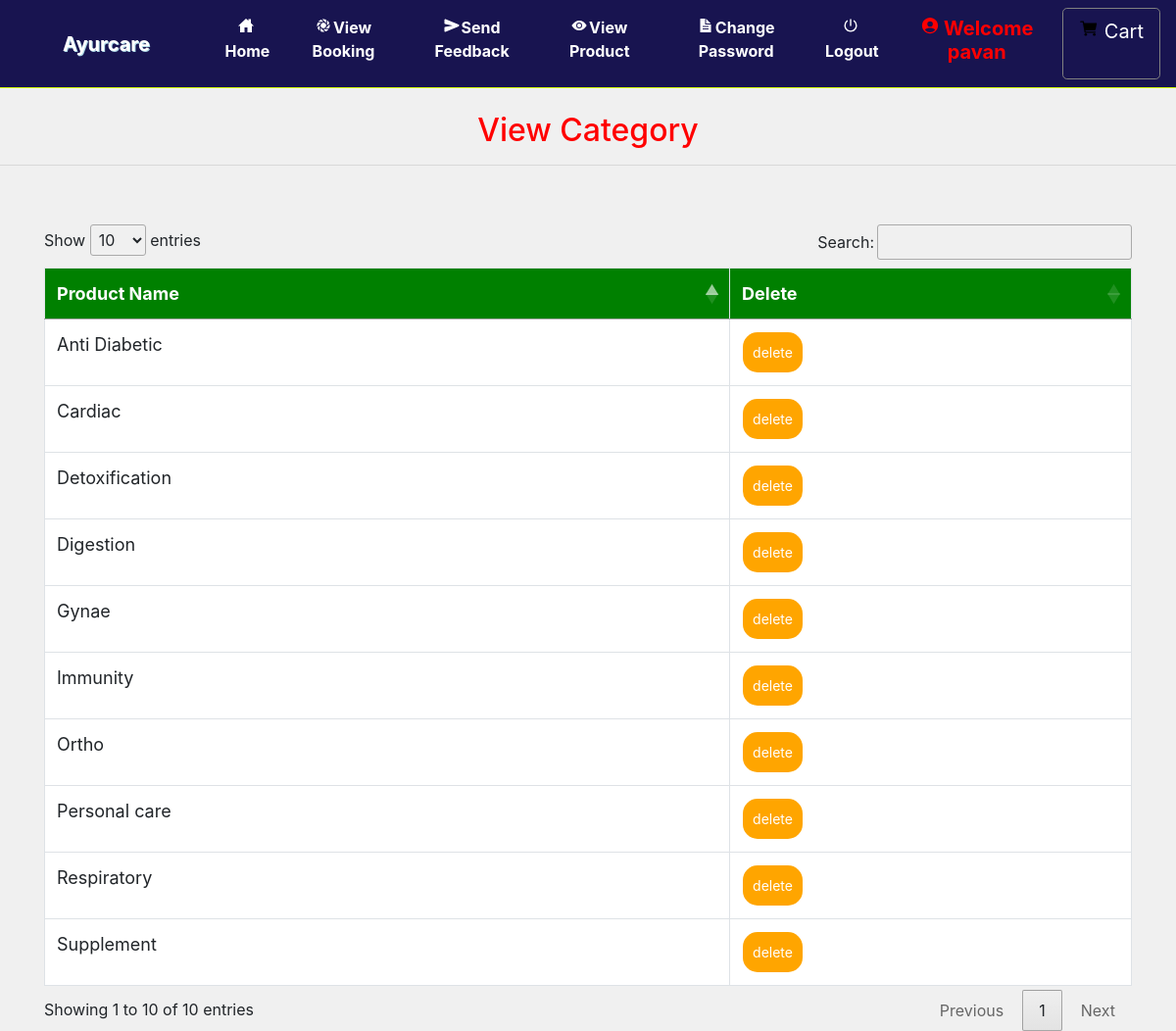
Page /view_categary/ (signed in) on the committed database.
### ayurcare/models.py (models this page shows, shortened)
class Category(models.Model):
    name = models.CharField(max_length=30, null=True)

### ayurcare/views.py (the view)
# urls.py: path('view_categary/', View_Categary, name='view_categary'),
def View_Categary(request):
    if not request.user.is_authenticated:
        return redirect('login_admin')
    pro = Category.objects.all()
    d = {'pro': pro}
    return render(request,'view_category.html', d)

### ayurcare/templates/view_category.html (shortened to what this page needs)
{% extends 'navigation.html' %}
{% block body %}
<center><h2 style="color:red;margin-top:2%">View Category</h2></center><hr>
<div class="container" style="margin-top:5%">
<table class="table table-bordered" id="myTable">
  <thead>
  <tr>
    <th>Product Name</th>
    <th>Delete</th>
  </tr>
  </thead>
   <tbody>
    {% for i in pro %}
  <tr>
    <td>{{i.name}}</td>
    <td><a href="{% url 'delete_category' i.id %}" onclick="return confirm('Are you sure?')"><button class="button button1">delete</button></a></td>
  </tr>
    {% endfor %}
    </tbody>
</table>
 </div>
{% endblock %}

### ayurcare/templates/navigation.html (shortened to what this page needs)
<!DOCTYPE html>
<html lang="en">
<head>
    {% load static %}
     <link rel="stylesheet" href="https://maxcdn.bootstrapcdn.com/bootstrap/4.0.0/css/bootstrap.min.css">
  <link rel = stylesheet href = "//cdn.datatables.net/1.10.19/css/jquery.dataTables.min.css">
<link rel="stylesheet" href="https://cdnjs.cloudflare.com/ajax/libs/font-awesome/4.7.0/css/font-awesome.min.css">
</head>
<body style="background-color:rgb(240, 240, 240)">
<nav class="navbar navbar-expand-sm" style = "background-color : #181450 ; border-bottom:1px solid #d7fc06">
  <a class="navbar-brand pl-5" href="#" style="color:white ; font-weight : bold">Ayurcare</a>
<div class="collapse navbar-collapse" id="collapsibleNavbar">
  <ul class="navbar-nav pl-5 text-center">
    {% if request.user.username %}
    {% if not request.user.is_staff %}
    <li class="nav-item">
      <a class="nav-link" href="{% url 'home' %}" style="color:white"><ion-icon style="margin-right:2px" name="home-sharp"></ion-icon>Home</a>
    </li>
    <li class="nav-item">
      <a class="nav-link" href="{% url 'view_booking' %}" style="color:white"><ion-icon style="margin-right:2px" name="aperture"></ion-icon>View Booking</a>
    </li>
    <li class="nav-item">
      <a class="nav-link" href="{% url 'send_feedback' request.user.id %}" style="color:white"><ion-icon style="margin-right:2px" name="send"></ion-icon>Send Feedback</a>
    </li>
    <li class="nav-item">
      <a class="nav-link" href="{% url 'view_product' 0 %}" style="color:white"><ion-icon style="margin-right:2px" name="eye"></ion-icon>View Product</a>
    </li>
    <li class="nav-item">
      <a class="nav-link" href="{% url 'change_password' %}" style="color:white"><ion-icon style="margin-right:2px" name="document-text-sharp"></ion-icon>Change Password</a>
    </li>
    {% endif %}
    {% endif %}
    {% if request.user.is_authenticated %}
    <a class="nav-link" href="{% url 'logout' %}" style="color:white"><ion-icon style="margin-right:2px" name="power-sharp"></ion-icon>Logout</a>
    {% if not request.user.is_staff %}
    <li class="nav-item">
      <a href="{% url 'profile' %}"><h5 class="nav-link" style="color:red"><ion-icon style="margin-right:4px;color:#FF0000" name="person-circle-sharp"></ion-icon>Welcome {{request.user.username}}</h5>
      </a></li>
    {% else %}
    <li class="nav-item">
      <h5  class="nav-link" style="color:#91DE00"><ion-icon style="margin-right:4px;color:#91DE00" name="person-circle-sharp"></ion-icon>Welcome {{request.user.username}}</h5>
    </li>
    {% endif %}
    {% endif %}
    {% if not request.user.is_staff %}
    {% if request.user.username %}
      <a href="{% url 'cart' %}" style="border:1px solid gray" class="btn btn-default btn-lg text-dark text-capitalize">
        <ion-icon style="color:black;margin-top:2%" name="cart"></ion-icon><span style="margin-left:6px;margin-top:2%;color:white">Cart</span></a></center>
{% endif %}
    {% endif %}
    </ul>
</div>
</nav>
{% block body %}
{% endblock %}
</body></html>

### ayurcare/templates/navigation.html (style rules this page uses)
* { box-sizing: border-box; }
#myTable { border-collapse: collapse; width: 100%; border: 1px solid #ddd; font-size: 18px; }
#myTable th { text-align: left; padding: 12px; background-color: green; color: white; }
#myTable td { text-align: left; padding: 12px; background-color: white; }
#myTable tr { border-bottom: 1px solid #ddd; }
.button { background-color: orange; border: none; color: white; padding: 10px; text-align: center; text-decoration: none; display: inline-block; font-size: 14px; margin: 1px 1px; cursor: pointer; }
.button1 { border-radius: 15px; }
.nav-link { font-weight:bold; }
.navbar-brand { text-shadow: 1px 1px lightblue; }

### rows in the picture
Category: name "Immunity"
Category: name "Digestion"
Category: name "Gynae"
Category: name "Supplement"
Category: name "Detoxification"
Category: name "Ortho"
Category: name "Anti Diabetic"
Category: name "Respiratory"
Category: name "Personal care"
Category: name "Cardiac"

### other values in the picture
{{ request.user.username }} "pavan"
